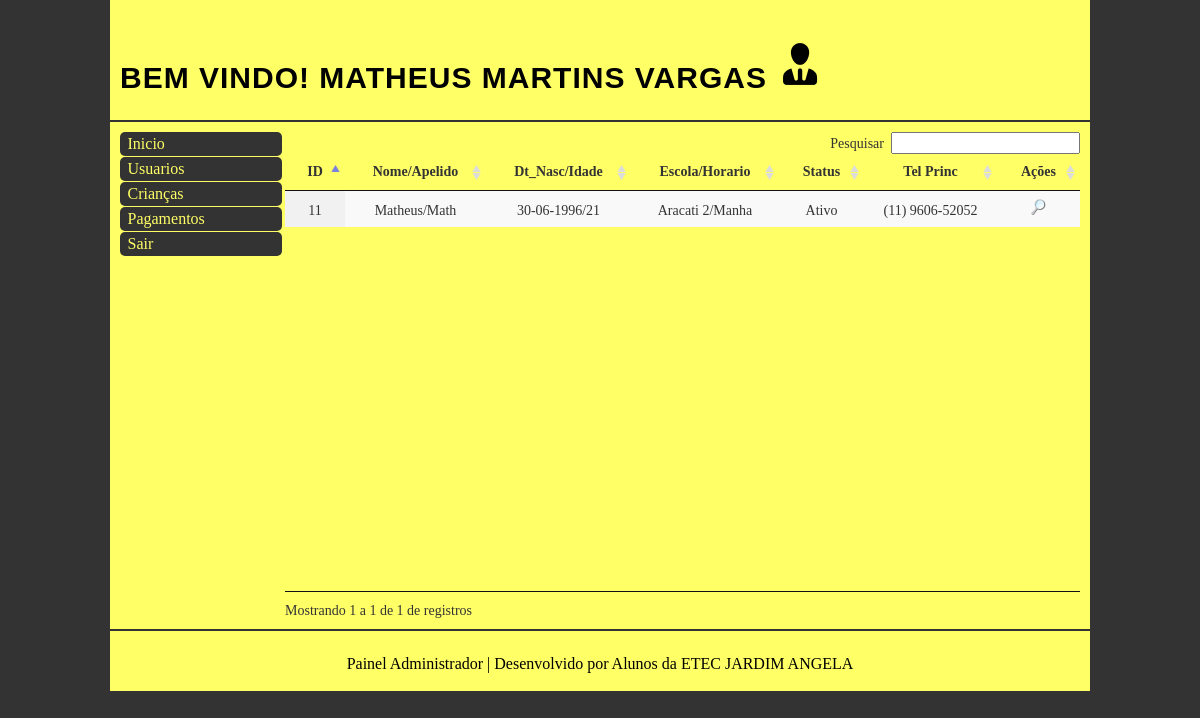
Screenshot of /php/listar_crianca_cliente.php (signed in) with the database file from the repository.
### tables this page shows
CREATE TABLE IF NOT EXISTS `crianca` (
  `id_crianca` int(11) NOT NULL AUTO_INCREMENT,
  `nome_crianca` varchar(50) NOT NULL,
  `sexo_crianca` varchar(15) NOT NULL,
  `dt_nasc_crianca` date NOT NULL,
  `apelido` varchar(50) NOT NULL,
  `cpf_crianca` varchar(20) DEFAULT NULL,
  `rg_crianca` varchar(20) DEFAULT NULL,
  `turma` varchar(20) DEFAULT NULL,
  `professor` varchar(20) DEFAULT NULL,
  `observacoes` varchar(255) DEFAULT NULL,
  `cpf_resp` varchar(20) DEFAULT NULL,
  `nome_escola` varchar(50) DEFAULT NULL,
  `horario` varchar(50) DEFAULT NULL,
  `status_crianca` varchar(50) DEFAULT NULL,
  `veiculo` varchar(50) DEFAULT NULL,
  PRIMARY KEY (`id_crianca`),
  UNIQUE KEY `cpf_crianca` (`cpf_crianca`),
  UNIQUE KEY `cpf_resp` (`cpf_resp`),
  KEY `FK_crianca_responsavel` (`cpf_resp`),
  KEY `nome_crianca` (`nome_crianca`),
  KEY `FK_crianca_escola` (`nome_escola`),
  CONSTRAINT `FK_crianca_escola` FOREIGN KEY (`nome_escola`) REFERENCES `escola` (`nome_escola`) ON DELETE CASCADE ON UPDATE CASCADE,
  CONSTRAINT `FK_crianca_responsavel` FOREIGN KEY (`cpf_resp`) REFERENCES `responsavel` (`cpf_resp`) ON UPDATE CASCADE
);

CREATE TABLE IF NOT EXISTS `escola` (
  `id_escola` int(11) NOT NULL AUTO_INCREMENT,
  `nome_escola` varchar(50) DEFAULT NULL,
  `tel_escola` varchar(50) DEFAULT NULL,
  `tel2_escola` varchar(50) DEFAULT NULL,
  PRIMARY KEY (`id_escola`),
  KEY `nome_escola` (`nome_escola`)
);

CREATE TABLE IF NOT EXISTS `responsavel` (
  `id_resp` int(11) NOT NULL AUTO_INCREMENT,
  `nome_resp` varchar(50) DEFAULT NULL,
  `sexo_resp` varchar(10) DEFAULT NULL,
  `dt_nasc_resp` date DEFAULT NULL,
  `cpf_resp` varchar(20) DEFAULT NULL,
  `rg_resp` varchar(15) DEFAULT NULL,
  `num_dependentes` int(11) DEFAULT NULL,
  `email` varchar(255) DEFAULT NULL,
  `senha` varchar(12) DEFAULT NULL,
  `tel_principal` varchar(20) DEFAULT NULL,
  `tel_recado` varchar(20) DEFAULT NULL,
  `data de cadastro` timestamp NULL DEFAULT CURRENT_TIMESTAMP,
  `status` varchar(10) DEFAULT NULL,
  `condicao` varchar(50) DEFAULT NULL,
  PRIMARY KEY (`id_resp`),
  UNIQUE KEY `cpf_resp` (`cpf_resp`),
  UNIQUE KEY `email` (`email`)
);

### php/listar_crianca_cliente.php (the view, shortened to what this page needs)
<?php include('header.php');  ?>
<link href="../css/data-table.css" rel="stylesheet" type="text/css">
<div id=content>
<table cellspacing="0" cellpadding="0" border="0" class="display" id="listausers">
			<thead>
				<tr>
					<th>ID</th><th>Nome/Apelido</th><th>Dt_Nasc/Idade</th><th>Escola/Horario</th><th>Status</th><th>Tel Princ</th><th>Ações</th>
				</tr>
			</thead>
<?php
include "../Connections/conexao.php";
$sql = "SELECT *
FROM crianca
left outer join escola
on(crianca.nome_escola = escola.nome_escola)
inner join responsavel
on(crianca.cpf_resp like '%".$_SESSION['cpf']."%' and responsavel.cpf_resp like '%".$_SESSION['cpf']."%')";
$query = $mysqli->query($sql);
while ($dados = $query->fetch_array())
	{
		echo '<tr><td align="center"> ' . utf8_encode($dados['id_crianca']) . '<br /></td>';
		echo '<td align="center"> ' . utf8_encode($dados['nome_crianca']) ,'/', utf8_encode($dados['apelido']) . '<br /></td>';
$data = date($dados['dt_nasc_crianca']);
$data = implode("-", array_reverse(explode("-",$data)));
	list($dia, $mes, $ano) = explode('-', $data);
	$hoje = mktime(0,0,0, date('m'), date('d'), date('Y'));
	$nascimento = mktime(0,0,0, $mes, $dia, $ano);
	$idade = floor((((($hoje - $nascimento) / 60) / 60) / 24) / 365.25);
		echo '<td align="center"> ' . utf8_encode($data) ,'/', utf8_encode($idade) . '<br /></td>';
		echo '<td align="center"> ' . utf8_encode($dados['nome_escola']) ,'/', utf8_encode($dados['horario']) . '<br /></td>';
		echo '<td align="center"> ' . utf8_encode($dados['status_crianca']). '<br /></td>';
		echo '<td align="center"> ' . utf8_encode($dados['tel_principal']) . '<br /></td>';
		echo '<td align="center">
					<a href="alterar_crianca_cliente.php?id_resp='. ($dados['id_crianca']).'" title="Exibir"><img src="../img/lupa.png" alt="Exibir" /></a></tr></td>';
	}
?>
</table>
</div>
<?php include('sidebar_cliente.php'); ?>
<?php include('footer.php'); ?>

### css/boilerplate.css (style rules this page uses)
html { font-size: 100%; overflow-y: scroll; -webkit-text-size-adjust: 100%; -ms-text-size-adjust: 100%; }
body { margin: 0; font-size: 13px; line-height: 1.231; }
body, button, input, select, textarea { font-family: sans-serif; color: #222; }
a { color: #00e; }
img { border: 0; -ms-interpolation-mode: bicubic; vertical-align: middle; }
table { border-collapse: collapse; border-spacing: 0; }
td { vertical-align: top; }

### css/style.css (style rules this page uses)
body.painel { font:14px Georgia, "Times New Roman", Times, serif; color:#333; background: #333333; }
a:link, a:active, a:visited { text-decoration: none; color:#FFFF66; }
#content { float: right; width:795px; padding-left: 15px; }
body { width: 100%; height: 100%; font-family: 'Lato',sans-serif; font-weight: 300; color: #666; background-color: #000000; }
html { width: 100%; height: 100%; }
a { color: #28c3ab; -webkit-transition: all .2s ease-in-out; -moz-transition: all .2s ease-in-out; transition: all .2s ease-in-out; }

### css/data-table.css (style rules this page uses)
table.dataTable { width: 100%; margin: 0 auto; clear: both; border-collapse: separate; border-spacing: 0; }
table.dataTable thead th, table.dataTable tfoot th { font-weight: bold; }
table.dataTable thead th, table.dataTable thead td { padding: 10px 18px; border-bottom: 1px solid #111111; }
table.dataTable thead .sorting, table.dataTable thead .sorting_asc, table.dataTable thead .sorting_desc { cursor: pointer; *cursor: hand; }
table.dataTable thead .sorting, table.dataTable thead .sorting_asc, table.dataTable thead .sorting_desc, table.dataTable thead .sorting_asc_disabled, table.dataTable thead .sorting_desc_disabled { background-repeat: no-repeat; background-position: center right; }
table.dataTable thead .sorting { background-image: url("../images/sort_both.png"); }
table.dataTable thead .sorting_asc { background-image: url("../images/sort_asc.png"); }
table.dataTable tbody tr { background-color: white; }
table.dataTable tbody th, table.dataTable tbody td { padding: 8px 10px; }
table.dataTable.row-border tbody th, table.dataTable.row-border tbody td, table.dataTable.display tbody th, table.dataTable.display tbody td { border-top: 1px solid #dddddd; }
table.dataTable.row-border tbody tr:first-child th, table.dataTable.row-border tbody tr:first-child td, table.dataTable.display tbody tr:first-child th, table.dataTable.display tbody tr:first-child td { border-top: none; }
table.dataTable.stripe tbody tr.odd, table.dataTable.display tbody tr.odd { background-color: #f9f9f9; }
table.dataTable.order-column tbody tr > .sorting_1, table.dataTable.order-column tbody tr > .sorting_2, table.dataTable.order-column tbody tr > .sorting_3, table.dataTable.display tbody tr > .sorting_1, table.dataTable.display tbody tr > .sorting_2, table.dataTable.display tbody tr > .sorting_3 { background-color: #f9f9f9; }
table.dataTable.display tbody tr.odd > .sorting_1, table.dataTable.order-column.stripe tbody tr.odd > .sorting_1 { background-color: #f1f1f1; }
table.dataTable.no-footer { border-bottom: 1px solid #111111; }
table.dataTable, table.dataTable th, table.dataTable td { -webkit-box-sizing: content-box; -moz-box-sizing: content-box; box-sizing: content-box; }
.dataTables_wrapper.no-footer div.dataTables_scrollHead table, .dataTables_wrapper.no-footer div.dataTables_scrollBody table { border-bottom: none; }

### rows the page displays
crianca: id_crianca "11", nome_crianca "Matheus", apelido "Math", dt_nasc_crianca "30-06-1996", idade "21", escola.nome_escola "Aracati 2", horario "Manha", status_crianca "Ativo", responsavel.tel_principal "(11) 9606-52052"

### other values shown
$_SESSION['nome_resp'] "MATHEUS MARTINS VARGAS"
